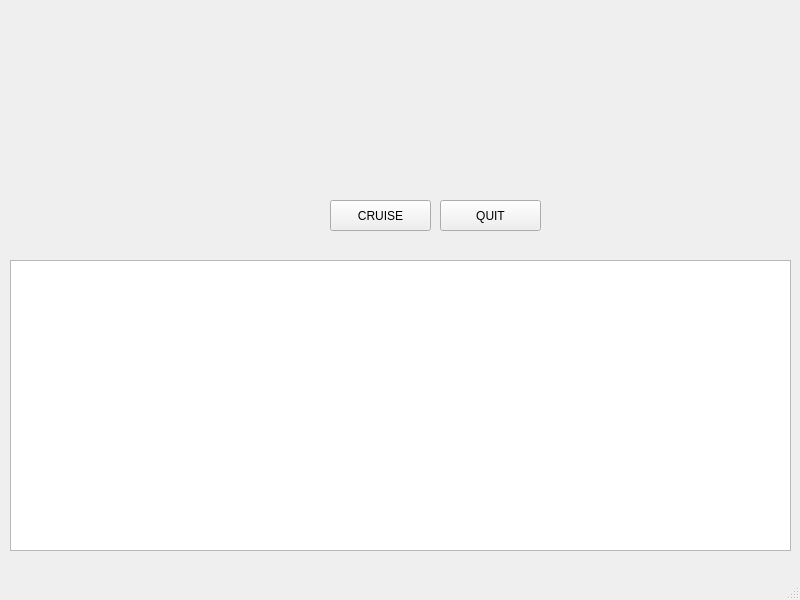
<?xml version="1.0" encoding="UTF-8"?>
<ui version="4.0">
 <class>mainWindow</class>
 <widget class="QMainWindow" name="mainWindow">
  <property name="geometry">
   <rect>
    <x>0</x>
    <y>0</y>
    <width>800</width>
    <height>600</height>
   </rect>
  </property>
  <property name="windowTitle">
   <string>FlyByWire Aircraft Tester</string>
  </property>
  <property name="windowIcon">
   <iconset>
    <normaloff>resources/DiscordLogo.png</normaloff>resources/DiscordLogo.png</iconset>
  </property>
  <widget class="QWidget" name="centralwidget">
   <widget class="QPlainTextEdit" name="plainTextEdit">
    <property name="geometry">
     <rect>
      <x>10</x>
      <y>260</y>
      <width>781</width>
      <height>291</height>
     </rect>
    </property>
    <property name="readOnly">
     <bool>true</bool>
    </property>
   </widget>
   <widget class="QPushButton" name="pushButton">
    <property name="geometry">
     <rect>
      <x>330</x>
      <y>200</y>
      <width>101</width>
      <height>31</height>
     </rect>
    </property>
    <property name="text">
     <string>CRUISE</string>
    </property>
   </widget>
   <widget class="QPushButton" name="pushButton_2">
    <property name="geometry">
     <rect>
      <x>440</x>
      <y>200</y>
      <width>101</width>
      <height>31</height>
     </rect>
    </property>
    <property name="text">
     <string>QUIT</string>
    </property>
   </widget>
  </widget>
  <widget class="QMenuBar" name="menubar">
   <property name="geometry">
    <rect>
     <x>0</x>
     <y>0</y>
     <width>800</width>
     <height>26</height>
    </rect>
   </property>
  </widget>
  <widget class="QStatusBar" name="statusbar"/>
 </widget>
 <resources/>
 <connections/>
</ui>
